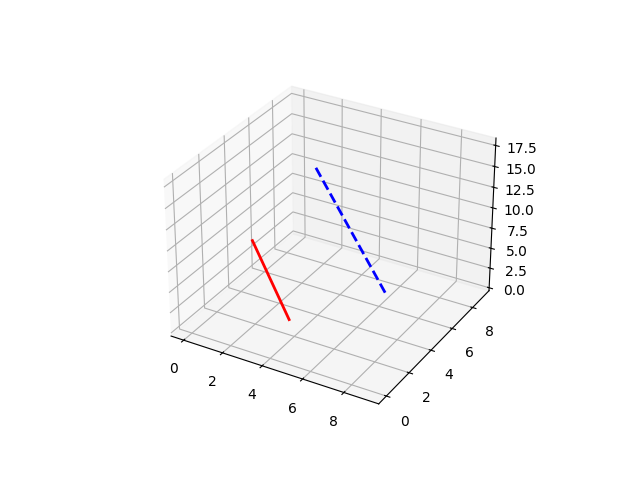

Source code (Python):
"""
Test para verificar que las líneas punteadas se rendericen correctamente
"""
import sys
sys.path.insert(0, 'src')

import matplotlib
matplotlib.use('Agg')  # Sin GUI
import matplotlib.pyplot as plt
from mpl_toolkits.mplot3d import Axes3D
import numpy as np

# Crear figura 3D
fig = plt.figure()
ax = fig.add_subplot(111, projection='3d')

# Datos de prueba
X = np.arange(0, 10, 1)
Y = np.arange(0, 10, 1)
X_mesh, Y_mesh = np.meshgrid(X, Y)
Z_mesh = X_mesh + Y_mesh  # Plano simple

# Probar diferentes estilos de línea
print("Probando estilos de línea en contour 3D...")

try:
    # Línea sólida
    ax.contour(X_mesh, Y_mesh, Z_mesh, levels=[5], colors='red', 
               linewidths=2, linestyles=['solid'], zdir='z', offset=5)
    print("✅ linestyles=['solid'] funciona")
except Exception as e:
    print(f"❌ linestyles=['solid'] falló: {e}")

try:
    # Línea punteada
    ax.contour(X_mesh, Y_mesh, Z_mesh, levels=[10], colors='blue', 
               linewidths=2, linestyles=['dashed'], zdir='z', offset=10)
    print("✅ linestyles=['dashed'] funciona")
except Exception as e:
    print(f"❌ linestyles=['dashed'] falló: {e}")

try:
    # Guardar
    plt.savefig('test_linestyles.png', dpi=100)
    print("✅ Imagen guardada como test_linestyles.png")
    print("   Revisa la imagen para verificar visualmente")
except Exception as e:
    print(f"❌ Error al guardar: {e}")
